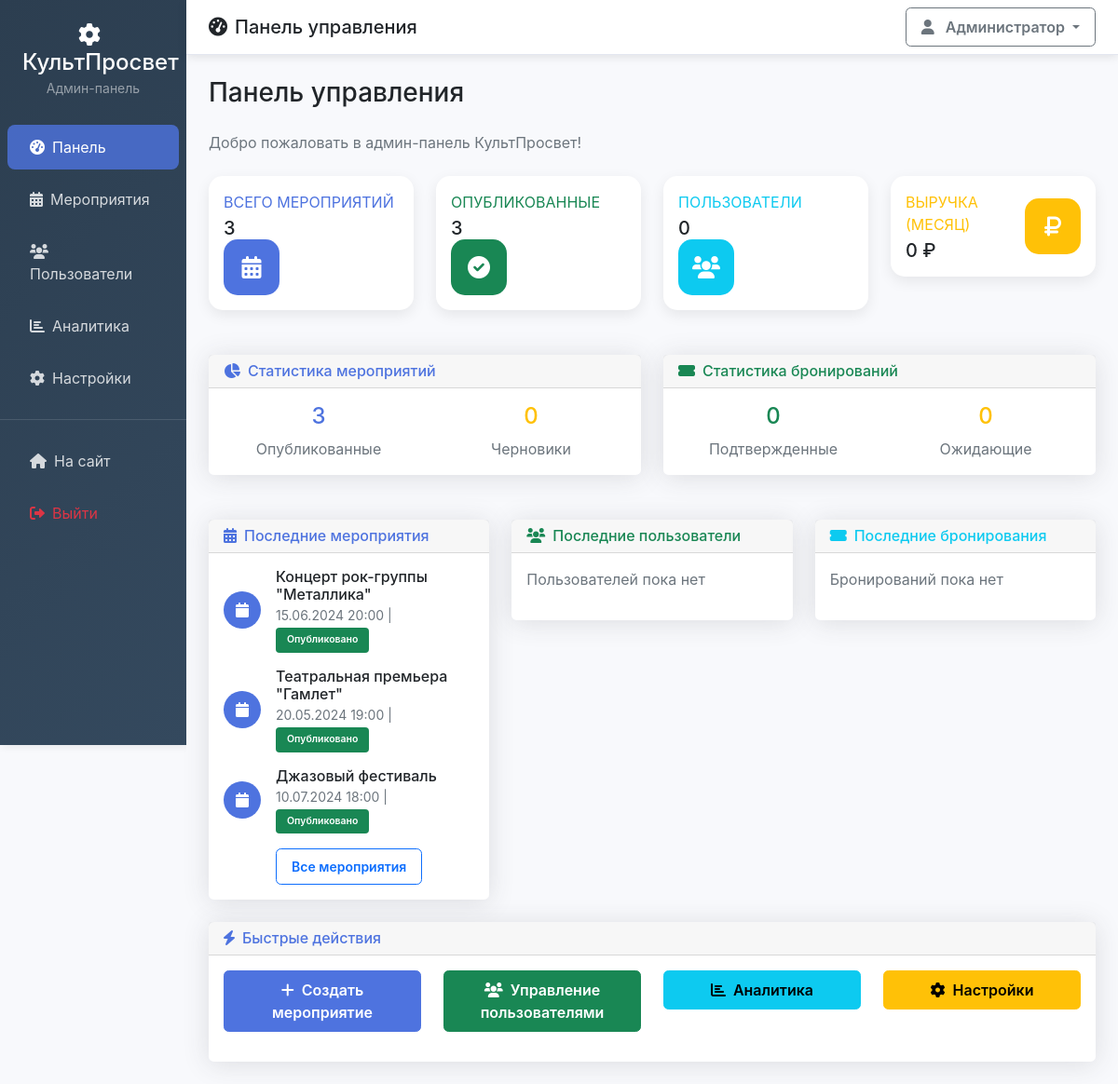
Screenshot of /admin/dashboard.php with the database file from the repository.
### tables this page shows
CREATE TABLE events (
    id INT AUTO_INCREMENT PRIMARY KEY,
    title VARCHAR(255) NOT NULL,
    description TEXT,
    event_date DATETIME NOT NULL,
    venue VARCHAR(255) NOT NULL,
    address TEXT,
    organizer_id INT,
    max_capacity INT NOT NULL,
    base_price DECIMAL(10,2) NOT NULL,
    `status` ENUM('draft', 'published', 'cancelled', 'completed') DEFAULT 'draft',
    image_url VARCHAR(500),
    venue_layout ENUM('none', 'club', 'cinema', 'theater') DEFAULT 'none',
    created_at TIMESTAMP DEFAULT CURRENT_TIMESTAMP,
    updated_at TIMESTAMP DEFAULT CURRENT_TIMESTAMP ON UPDATE CURRENT_TIMESTAMP,
    FOREIGN KEY (organizer_id) REFERENCES users(id) ON DELETE SET NULL
);

### includes/database.php (called while the page is built, shortened)
<?php
$configPath = __DIR__ . '/../config.php';
class Database {
    private static $instance = null;
    private $pdo;
    private function __construct() {
        try {
            $this->pdo = new PDO(
                "mysql:host=" . DB_HOST . ";dbname=" . DB_NAME . ";charset=" . DB_CHARSET,
                DB_USER,
                DB_PASS,
                [
                    PDO::ATTR_ERRMODE => PDO::ERRMODE_EXCEPTION,
                    PDO::ATTR_DEFAULT_FETCH_MODE => PDO::FETCH_ASSOC,
                    PDO::ATTR_EMULATE_PREPARES => false
                ]
            );
        } catch (PDOException $e) {
            die("Ошибка подключения к базе данных: " . $e->getMessage());
        }
    }
    public static function getInstance() {
        if (self::$instance === null) {
            self::$instance = new self();
        }
        return self::$instance;
    }
    public function query($sql, $params = []) {
        $stmt = $this->pdo->prepare($sql);
        $stmt->execute($params);
        return $stmt;
    }
    public function fetch($sql, $params = []) {
        $stmt = $this->query($sql, $params);
        return $stmt->fetch();
    }
    public function fetchAll($sql, $params = []) {
        $stmt = $this->query($sql, $params);
        return $stmt->fetchAll();
    }
}
?>

### includes/functions.php (called while the page is built, shortened)
<?php
require_once __DIR__ . '/database.php';
function formatPrice($price) {
    return number_format($price, 0, ',', ' ') . ' ₽';
}
function formatDate($date, $format = 'd.m.Y H:i') {
    return date($format, strtotime($date));
}
?>

### admin/dashboard.php (the view, shortened to what this page needs)
<?php
$db = Database::getInstance();
$stats = [
    'total_events' => $db->fetch("SELECT COUNT(*) as count FROM events")['count'],
    'published_events' => $db->fetch("SELECT COUNT(*) as count FROM events WHERE status = 'published'")['count'],
    'draft_events' => $db->fetch("SELECT COUNT(*) as count FROM events WHERE status = 'draft'")['count'],
    'total_users' => $db->fetch("SELECT COUNT(*) as count FROM users WHERE role = 'client'")['count'],
    'total_admins' => $db->fetch("SELECT COUNT(*) as count FROM users WHERE role IN ('admin', 'manager')")['count'],
    'total_bookings' => $db->fetch("SELECT COUNT(*) as count FROM bookings WHERE status = 'confirmed'")['count'],
    'pending_bookings' => $db->fetch("SELECT COUNT(*) as count FROM bookings WHERE status = 'pending'")['count'],
    'total_revenue' => $db->fetch("SELECT SUM(amount) as total FROM payments WHERE payment_status = 'completed'")['total'] ?? 0,
    'monthly_revenue' => $db->fetch("SELECT SUM(amount) as total FROM payments WHERE payment_status = 'completed' AND MONTH(created_at) = MONTH(CURRENT_DATE()) AND YEAR(created_at) = YEAR(CURRENT_DATE())")['total'] ?? 0,
];
$recentEvents = $db->fetchAll("SELECT * FROM events ORDER BY created_at DESC LIMIT 5");
$recentUsers = $db->fetchAll("SELECT * FROM users WHERE role = 'client' ORDER BY created_at DESC LIMIT 5");
$recentBookings = $db->fetchAll("
    SELECT b.*, u.first_name, u.last_name, e.title as event_title
    FROM bookings b
    JOIN users u ON b.user_id = u.id
    JOIN events e ON b.event_id = e.id
    ORDER BY b.created_at DESC
    LIMIT 5
");
?>
<div class="row">
    <div class="col-12">
        <h1 class="h3 mb-4 text-gray-800">Панель управления</h1>
        <p class="text-muted mb-4">Добро пожаловать в админ-панель <?php echo defined('SITE_NAME') ? SITE_NAME : 'КультПросвет'; ?>!</p>
    </div>
</div>
<div class="row mb-4">
    <div class="col-xl-3 col-md-6 mb-4">
        <div class="card stats-card">
            <div class="card-body">
                <div class="row no-gutters align-items-center">
                    <div class="col mr-2">
                        <div class="text-xs font-weight-bold text-primary text-uppercase mb-1">
                            Всего мероприятий
                        </div>
                        <div class="h5 mb-0 font-weight-bold text-gray-800"><?php echo $stats['total_events']; ?></div>
                    </div>
                    <div class="col-auto">
                        <div class="stats-icon bg-primary">
                            <i class="fas fa-calendar-alt"></i>
                        </div>
                    </div>
                </div>
            </div>
        </div>
    </div>
    <div class="col-xl-3 col-md-6 mb-4">
        <div class="card stats-card">
            <div class="card-body">
                <div class="row no-gutters align-items-center">
                    <div class="col mr-2">
                        <div class="text-xs font-weight-bold text-success text-uppercase mb-1">
                            Опубликованные
                        </div>
                        <div class="h5 mb-0 font-weight-bold text-gray-800"><?php echo $stats['published_events']; ?></div>
                    </div>
                    <div class="col-auto">
                        <div class="stats-icon bg-success">
                            <i class="fas fa-check-circle"></i>
                        </div>
                    </div>
                </div>
            </div>
        </div>
    </div>
    <div class="col-xl-3 col-md-6 mb-4">
        <div class="card stats-card">
            <div class="card-body">
                <div class="row no-gutters align-items-center">
                    <div class="col mr-2">
                        <div class="text-xs font-weight-bold text-info text-uppercase mb-1">
                            Пользователи
                        </div>
                        <div class="h5 mb-0 font-weight-bold text-gray-800"><?php echo $stats['total_users']; ?></div>
                    </div>
                    <div class="col-auto">
                        <div class="stats-icon bg-info">
                            <i class="fas fa-users"></i>
                        </div>
                    </div>
                </div>
            </div>
        </div>
    </div>
    <div class="col-xl-3 col-md-6 mb-4">
        <div class="card stats-card">
            <div class="card-body">
                <div class="row no-gutters align-items-center">
                    <div class="col mr-2">
                        <div class="text-xs font-weight-bold text-warning text-uppercase mb-1">
                            Выручка (месяц)
                        </div>
                        <div class="h5 mb-0 font-weight-bold text-gray-800"><?php echo formatPrice($stats['monthly_revenue']); ?></div>
                    </div>
                    <div class="col-auto">
                        <div class="stats-icon bg-warning">
                            <i class="fas fa-ruble-sign"></i>
                        </div>
                    </div>
                </div>
            </div>
        </div>
    </div>
</div>
<div class="row mb-4">
    <div class="col-lg-6 mb-4">
        <div class="card">
            <div class="card-header">
                <h6 class="m-0 font-weight-bold text-primary">
                    <i class="fas fa-chart-pie me-2"></i>Статистика мероприятий
                </h6>
            </div>
            <div class="card-body">
                <div class="row">
                    <div class="col-6">
                        <div class="text-center">
                            <div class="h4 text-primary"><?php echo $stats['published_events']; ?></div>
                            <div class="text-muted">Опубликованные</div>
                        </div>
                    </div>
                    <div class="col-6">
                        <div class="text-center">
                            <div class="h4 text-warning"><?php echo $stats['draft_events']; ?></div>
                            <div class="text-muted">Черновики</div>
                        </div>
                    </div>
                </div>
            </div>
        </div>
    </div>
    <div class="col-lg-6 mb-4">
        <div class="card">
            <div class="card-header">
                <h6 class="m-0 font-weight-bold text-success">
                    <i class="fas fa-ticket-alt me-2"></i>Статистика бронирований
                </h6>
            </div>
            <div class="card-body">
                <div class="row">
                    <div class="col-6">
                        <div class="text-center">
                            <div class="h4 text-success"><?php echo $stats['total_bookings']; ?></div>
                            <div class="text-muted">Подтвержденные</div>
                        </div>
                    </div>
                    <div class="col-6">
                        <div class="text-center">
                            <div class="h4 text-warning"><?php echo $stats['pending_bookings']; ?></div>
                            <div class="text-muted">Ожидающие</div>
                        </div>
                    </div>
                </div>
            </div>
        </div>
    </div>
</div>
<div class="row">
    <div class="col-lg-4 mb-4">
        <div class="card">
            <div class="card-header">
                <h6 class="m-0 font-weight-bold text-primary">
                    <i class="fas fa-calendar-alt me-2"></i>Последние мероприятия
                </h6>
            </div>
            <div class="card-body">
                <?php if (empty($recentEvents)): ?>
                    <p class="text-muted">Мероприятий пока нет</p>
                <?php else: ?>
                    <?php foreach ($recentEvents as $event): ?>
                        <div class="d-flex align-items-center mb-3">
                            <div class="flex-shrink-0">
                                <div class="bg-primary text-white rounded-circle d-flex align-items-center justify-content-center" style="width: 40px; height: 40px;">
                                    <i class="fas fa-calendar"></i>
                                </div>
                            </div>
                            <div class="flex-grow-1 ms-3">
                                <h6 class="mb-0"><?php echo htmlspecialchars($event['title']); ?></h6>
                                <small class="text-muted">
                                    <?php echo formatDate($event['event_date']); ?> |
                                    <span class="badge bg-<?php echo $event['status'] === 'published' ? 'success' : 'warning'; ?>">
                                        <?php echo $event['status'] === 'published' ? 'Опубликовано' : 'Черновик'; ?>
                                    </span>
                                </small>
                            </div>
                        </div>
                    <?php endforeach; ?>
                    <div class="text-center">
                        <a href="?page=events" class="btn btn-sm btn-outline-primary">Все мероприятия</a>
                    </div>
                <?php endif; ?>
            </div>
        </div>
    </div>
    <div class="col-lg-4 mb-4">
        <div class="card">
            <div class="card-header">
                <h6 class="m-0 font-weight-bold text-success">
                    <i class="fas fa-users me-2"></i>Последние пользователи
                </h6>
            </div>
            <div class="card-body">
                <?php if (empty($recentUsers)): ?>
                    <p class="text-muted">Пользователей пока нет</p>
                <?php endif; ?>
            </div>
        </div>
    </div>
    <div class="col-lg-4 mb-4">
        <div class="card">
            <div class="card-header">
                <h6 class="m-0 font-weight-bold text-info">
                    <i class="fas fa-ticket-alt me-2"></i>Последние бронирования
                </h6>
            </div>
            <div class="card-body">
                <?php if (empty($recentBookings)): ?>
                    <p class="text-muted">Бронирований пока нет</p>
                <?php endif; ?>
            </div>
        </div>
    </div>
</div>
<div class="row">
    <div class="col-12">
        <div class="card">
            <div class="card-header">
                <h6 class="m-0 font-weight-bold text-primary">
                    <i class="fas fa-bolt me-2"></i>Быстрые действия
                </h6>
            </div>
            <div class="card-body">
                <div class="row">
                    <div class="col-md-3 mb-3">
                        <a href="?page=events&action=create" class="btn btn-primary w-100">
                            <i class="fas fa-plus me-2"></i>Создать мероприятие
                        </a>
                    </div>
                    <div class="col-md-3 mb-3">
                        <a href="?page=users" class="btn btn-success w-100">
                            <i class="fas fa-users me-2"></i>Управление пользователями
                        </a>
                    </div>
                    <div class="col-md-3 mb-3">
                        <a href="?page=analytics" class="btn btn-info w-100">
                            <i class="fas fa-chart-bar me-2"></i>Аналитика
                        </a>
                    </div>
                    <div class="col-md-3 mb-3">
                        <a href="?page=settings" class="btn btn-warning w-100">
                            <i class="fas fa-cog me-2"></i>Настройки
                        </a>
                    </div>
                </div>
            </div>
        </div>
    </div>
</div>
<?php
include 'admin-header.php';
?>

### assets/css/style.css (style rules this page uses)
:root { --primary-color: #4e73df; --secondary-color: #858796; --success-color: #1cc88a; --info-color: #36b9cc; --warning-color: #f6c23e; --danger-color: #e74a3b; --light-color: #f8f9fc; --dark-color: #5a5c69; }
body { font-family: 'Nunito', -apple-system, BlinkMacSystemFont, 'Segoe UI', 'Roboto', 'Helvetica Neue', Arial, sans-serif; background-color: #f8f9fc; }
.card { border: none; border-radius: 0.35rem; box-shadow: 0 0.15rem 1.75rem 0 rgba(58, 59, 69, 0.15); transition: all 0.3s ease-in-out; }
.btn { border-radius: 0.35rem; font-weight: 600; padding: 0.5rem 1rem; transition: all 0.3s ease-in-out; }
.btn-primary { background-color: var(--primary-color); border-color: var(--primary-color); }
.badge { font-weight: 600; padding: 0.5rem 0.75rem; border-radius: 0.25rem; }
.text-primary { color: var(--primary-color) !important; }
.bg-primary { background-color: var(--primary-color) !important; }

### admin/admin-header.php (style rules this page uses)
.stats-card { background: white; border-radius: 15px; box-shadow: 0 5px 15px rgba(0,0,0,0.08); border: none; transition: transform 0.3s ease; }
.stats-icon { width: 60px; height: 60px; border-radius: 15px; display: flex; align-items: center; justify-content: center; font-size: 24px; color: white; }

### rows the page displays
events: title "Концерт рок-группы \"Металлика\"", event_date "15.06.2024 20:00", status "Опубликовано"
events: title "Театральная премьера \"Гамлет\"", event_date "20.05.2024 19:00", status "Опубликовано"
events: title "Джазовый фестиваль", event_date "10.07.2024 18:00", status "Опубликовано"

### other values shown
SITE_NAME "КультПросвет"
$_SESSION['user_name'] "Администратор"
$stats['total_events'] "3"
$stats['published_events'] "3"
$stats['total_users'] "0"
formatPrice($stats['monthly_revenue']) "0 ₽"
$stats['draft_events'] "0"
$stats['total_bookings'] "0"
$stats['pending_bookings'] "0"
